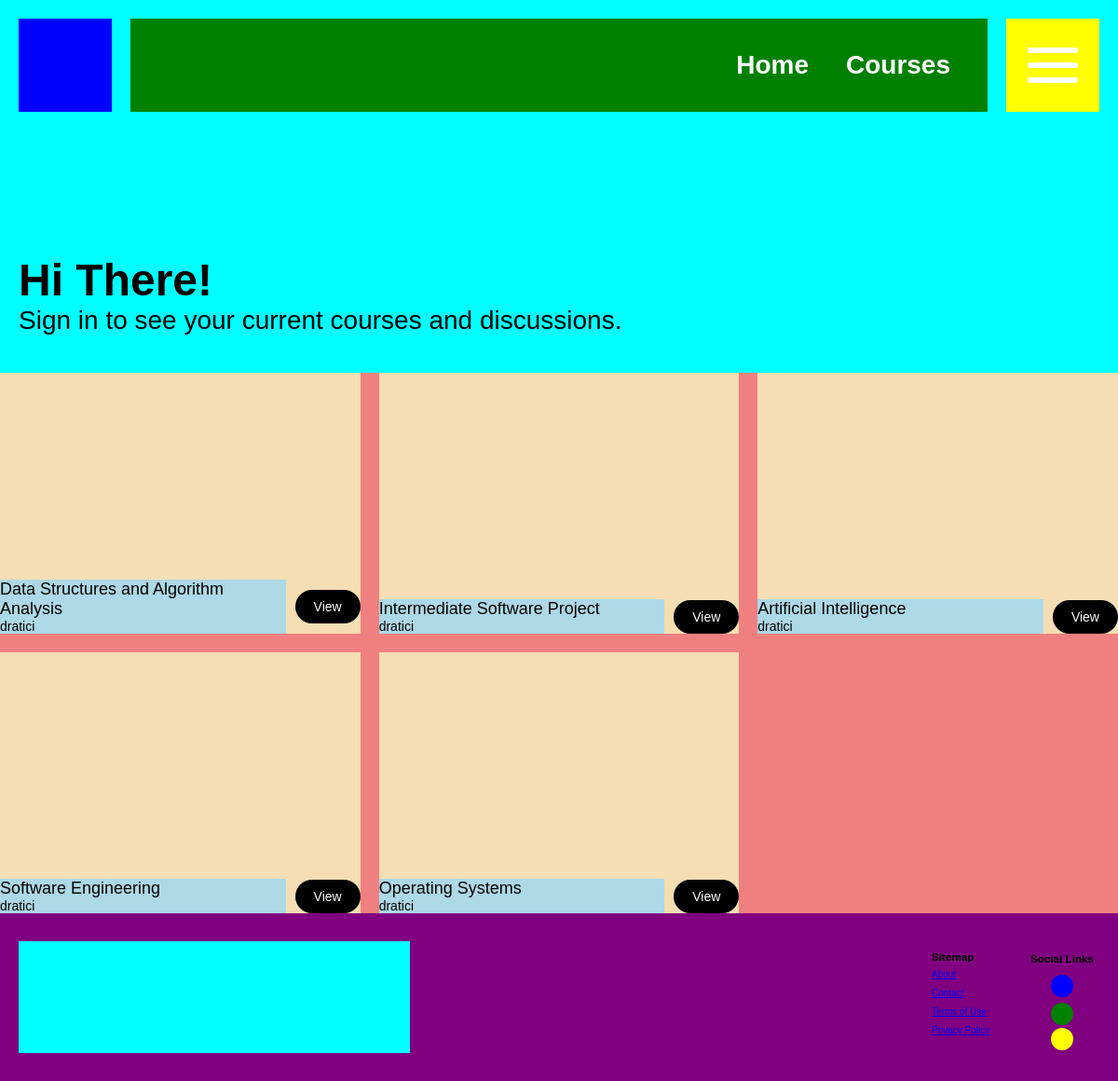
Page /courses/ on the committed database.
### dashboard/models.py (models this page shows)
class Course(models.Model):
    code = models.CharField(max_length=10)
    name = models.CharField(max_length=100)
    description = models.TextField()
    instructor = models.ForeignKey(Profile, on_delete=models.CASCADE)
    students = models.ManyToManyField(Profile, related_name='courses', blank=True)
    start_date = models.DateField()
    end_date = models.DateField()
    created_date = models.DateTimeField(auto_now_add=True)
    updated_date = models.DateTimeField(auto_now=True)
    assignments = models.ManyToManyField('Assignment', related_name='courses', blank=True)

class Profile(AbstractUser):
    pass

### dashboard/views.py (the view)
# urls.py: path("courses/", views.view_courses, name="view_courses"),
def view_courses(request):
    courses = Course.objects.all()
    context = {
        "courses": courses
    }
    return render(request, "courses.html", context)

### templates/courses.html (shortened to what this page needs)
{% extends 'base.html' %}
{% block content %}
{% if courses %}
<section class="courses">
{% for course in courses %}
<section class="course">
    <section class="course-image"></section>
    <section class="course-meta">
        <section class="course-details">
            <h4>{{ course.name }}</h4>
            <p>{{ course.instructor }}</p>
        </section>
        <a href="{% url 'view_course' course.id %}">View</a>
    </section>
</section>
    {% endfor %}
</section>
{% endif %}
{% endblock content %}

### static/styles/general.css (style rules this page uses)
html, body { font-size: 10px; font-family:Arial, Helvetica, sans-serif }
body { display: grid; grid-template-rows: 40rem 1fr 18rem; min-height: 100svh; }
* { margin: 0; padding: 0; box-sizing: border-box; }

### static/styles/pages/course.css (style rules this page uses)
.course-details { background: lightblue; }

### static/styles/components/courses.css (style rules this page uses)
.courses { display: grid; grid-gap: 2rem; grid-template-columns: 1fr 1fr 1fr; background: lightcoral; }
.courses .course { background: lightblue; position: relative; }
.courses .course .course-image { height: 28rem; width: auto; background: wheat; }
.courses .course .course-meta { position: absolute; bottom: 0; display: grid; width: 100%; grid-template-columns: 1fr 8rem; justify-content: space-between; }
.courses .course .course-meta .course-details h4 { margin: 0; padding: 0; font-size: 1.8rem; font-weight: 400; }
.courses .course .course-meta .course-details p { margin: 0; padding: 0; font-size: 1.4rem; font-weight: 300; }
.courses .course .course-meta a { justify-self: end; align-self: center; text-decoration: none; color: #fff; background: #000; padding: 1rem 2rem; border-radius: 2rem; font-size: 1.4rem; font-weight: 300; }

### rows in the picture
Course: name "Data Structures and Algorithm Analysis", instructor "dratici"
Course: name "Intermediate Software Project", instructor "dratici"
Course: name "Artificial Intelligence", instructor "dratici"
Course: name "Software Engineering", instructor "dratici"
Course: name "Operating Systems", instructor "dratici"
